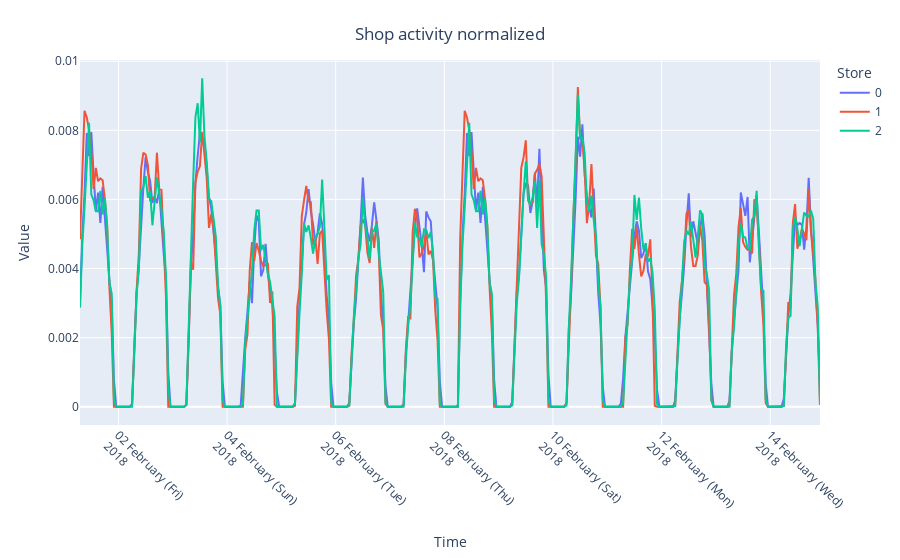

Notebook code cell kept with this figure:
### Code cell
fig = px.line(arrivals.query('type=="customer"'), x='timestamp', y="norm", color="store")
fig.update_layout(
    xaxis = dict(
        tickformat = "%d %B (%a)<br>%Y",
        tickangle = 45,
    ),
    title={
        'text': "Shop activity normalized",
        'y':0.95,
        'x':0.5,
        'xanchor': 'center',
        'yanchor': 'top'},
    xaxis_title="Time",
    yaxis_title="Value",
    legend_title="Store",
)

fig.show()

### Figure 1 — Plotly figure (JSON) as saved in the notebook; plotly's stock layout.template omitted (floating-point values rounded to 4 significant figures; data arrays with more than 128 entries replaced by an {"elided": "..."} marker saying what was removed)
{"data": [{"hovertemplate": "store=0<br>timestamp=%{x}<br>norm=%{y}<extra></extra>", "legendgroup": "0", "line": {"color": "#636efa", "dash": "solid"}, "mode": "lines", "name": "0", "orientation": "v", "showlegend": true, "type": "scatter", "x": {"elided": "328 str values"}, "xaxis": "x", "y": {"elided": "328 float values"}, "yaxis": "y"}, {"hovertemplate": "store=1<br>timestamp=%{x}<br>norm=%{y}<extra></extra>", "legendgroup": "1", "line": {"color": "#EF553B", "dash": "solid"}, "mode": "lines", "name": "1", "orientation": "v", "showlegend": true, "type": "scatter", "x": {"elided": "328 str values"}, "xaxis": "x", "y": {"elided": "328 float values"}, "yaxis": "y"}, {"hovertemplate": "store=2<br>timestamp=%{x}<br>norm=%{y}<extra></extra>", "legendgroup": "2", "line": {"color": "#00cc96", "dash": "solid"}, "mode": "lines", "name": "2", "orientation": "v", "showlegend": true, "type": "scatter", "x": {"elided": "328 str values"}, "xaxis": "x", "y": {"elided": "328 float values"}, "yaxis": "y"}], "layout": {"legend": {"title": {"text": "Store"}, "tracegroupgap": 0}, "margin": {"t": 60}, "title": {"text": "Shop activity normalized", "x": 0.5, "xanchor": "center", "y": 0.95, "yanchor": "top"}, "xaxis": {"anchor": "y", "domain": [0.0, 1.0], "tickangle": 45, "tickformat": "%d %B (%a)<br>%Y", "title": {"text": "Time"}}, "yaxis": {"anchor": "x", "domain": [0.0, 1.0], "title": {"text": "Value"}}}}
